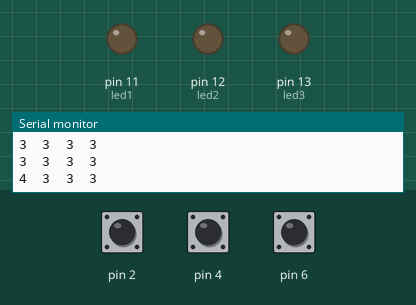
Recording of a sketch running on a simulated Arduino Uno, built with avr-gcc and run on an emulated ATmega328P. Shown: output pins drawn as LEDs (lit = HIGH), the last lines printed to the serial monitor. The test bench sets the inputs (shaded band); at power-on: pin 2 HIGH, pin 4 HIGH, pin 6 HIGH.

Above: at 1.2 s.
1.3 s: pin 2 pulled LOW for 0.15 s
At 1.38 s:
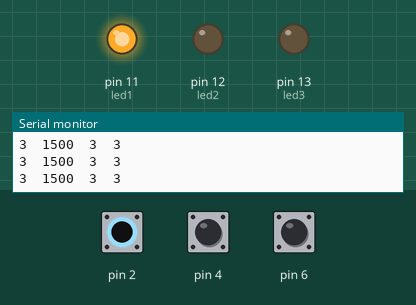
2.9 s: pin 4 pulled LOW for 1 s
At 3.7 s:
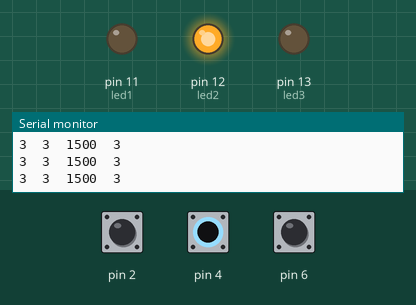
5.4 s: pin 6 pulled LOW for 1 s
At 6.2 s:
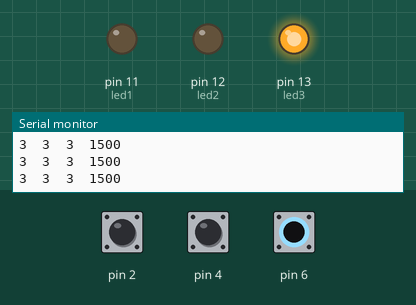
7.9 s: pin 2 pulled LOW for 1 s
At 10.1 s:
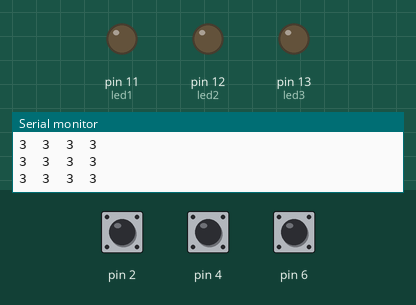
11.9 s: pin 2 pulled LOW for 3.2 s
At 12.4 s:
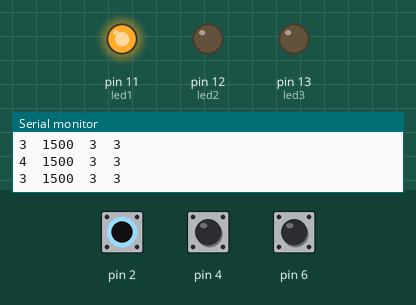
16.6 s: pin 4 pulled LOW for 0.15 s
At 17.5 s:
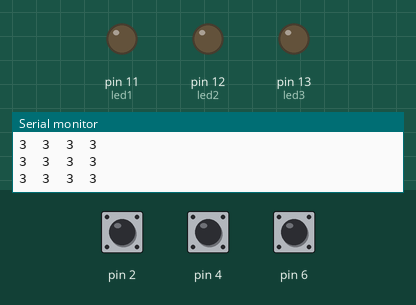
Timing chart, 0 to 19.6 s (numbered marks = the images above; inputs shaded):
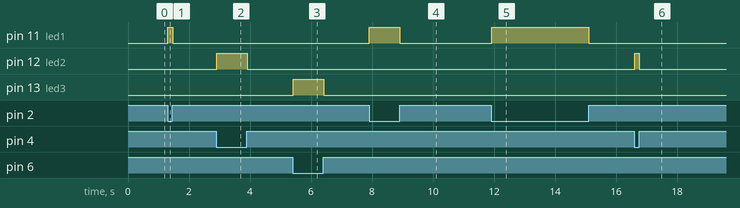

The sketch:

CapacitiveSensorSketch1.ino
```cpp
#include <CapacitiveSensor.h>

/*
 * CapitiveSense Library Demo Sketch
 * Paul Badger 2008
 * Uses a high value resistor e.g. 10M between send pin and receive pin
 * Resistor effects sensitivity, experiment with values, 50K - 50M. Larger resistor values yield larger sensor values.
 * Receive pin is the sensor pin - try different amounts of foil/metal on this pin
 */


CapacitiveSensor   cs_3_2 = CapacitiveSensor(3,2);        // 10M resistor between pins 4 & 2, pin 2 is sensor pin, add a wire and or foil if desired
CapacitiveSensor   cs_5_4 = CapacitiveSensor(5,4);        // 10M resistor between pins 4 & 6, pin 6 is sensor pin, add a wire and or foil
CapacitiveSensor   cs_7_6 = CapacitiveSensor(7,6);        // 10M resistor between pins 4 & 8, pin 8 is sensor pin, add a wire and or foil

int led1 = 11;
int led2 = 12;
int led3 = 13;
int brightness = 0;

void setup()
{
   cs_3_2.set_CS_AutocaL_Millis(0xFFFFFFFF);     // turn off autocalibrate on channel 1 - just as an example
   Serial.begin(9600);

    pinMode(led1, OUTPUT);
    pinMode(led2, OUTPUT);
    pinMode(led3, OUTPUT);
}

void loop()
{
    long start = millis();
    long total1 =  cs_3_2.capacitiveSensor(10);
    long total2 =  cs_5_4.capacitiveSensor(10);
    long total3 =  cs_7_6.capacitiveSensor(10);
if(total1 > 10){
  digitalWrite(led1, HIGH);
  }else{
      digitalWrite(led1, LOW);
    }

   if(total2 > 40){
  digitalWrite(led2, HIGH);
  }else{
      digitalWrite(led2, LOW);
    }

    if(total3 > 40){
  digitalWrite(led3, HIGH);
  }else{
      digitalWrite(led3, LOW);
    }

//    digitalWrite(led2, total2);
//    digitalWrite(led3, total3);


    Serial.print(millis() - start);        // check on performance in milliseconds
    Serial.print("\t");                    // tab character for debug windown spacing

    Serial.print(total1);                  // print sensor output 1
    Serial.print("\t");
    Serial.print(total2);                  // print sensor output 2
    Serial.print("\t");
    Serial.println(total3);                // print sensor output 3

    delay(10);                             // arbitrary delay to limit data to serial port
}
```

Measured:
- after the input at 1.3 s, pin 11 (led1): LOW → HIGH at once, → LOW 0.16 s later
- after the input at 2.9 s, pin 12 (led2): LOW → HIGH at once, → LOW 1.0 s later
- after the input at 5.4 s, pin 13 (led3): LOW → HIGH at once, → LOW 1.0 s later
- after the input at 7.9 s, pin 11 (led1): LOW → HIGH at once, → LOW 1.0 s later
- after the input at 11.9 s, pin 11 (led1): LOW → HIGH at once, → LOW 3.2 s later
- after the input at 16.6 s, pin 12 (led2): LOW → HIGH at once, → LOW 0.15 s later
